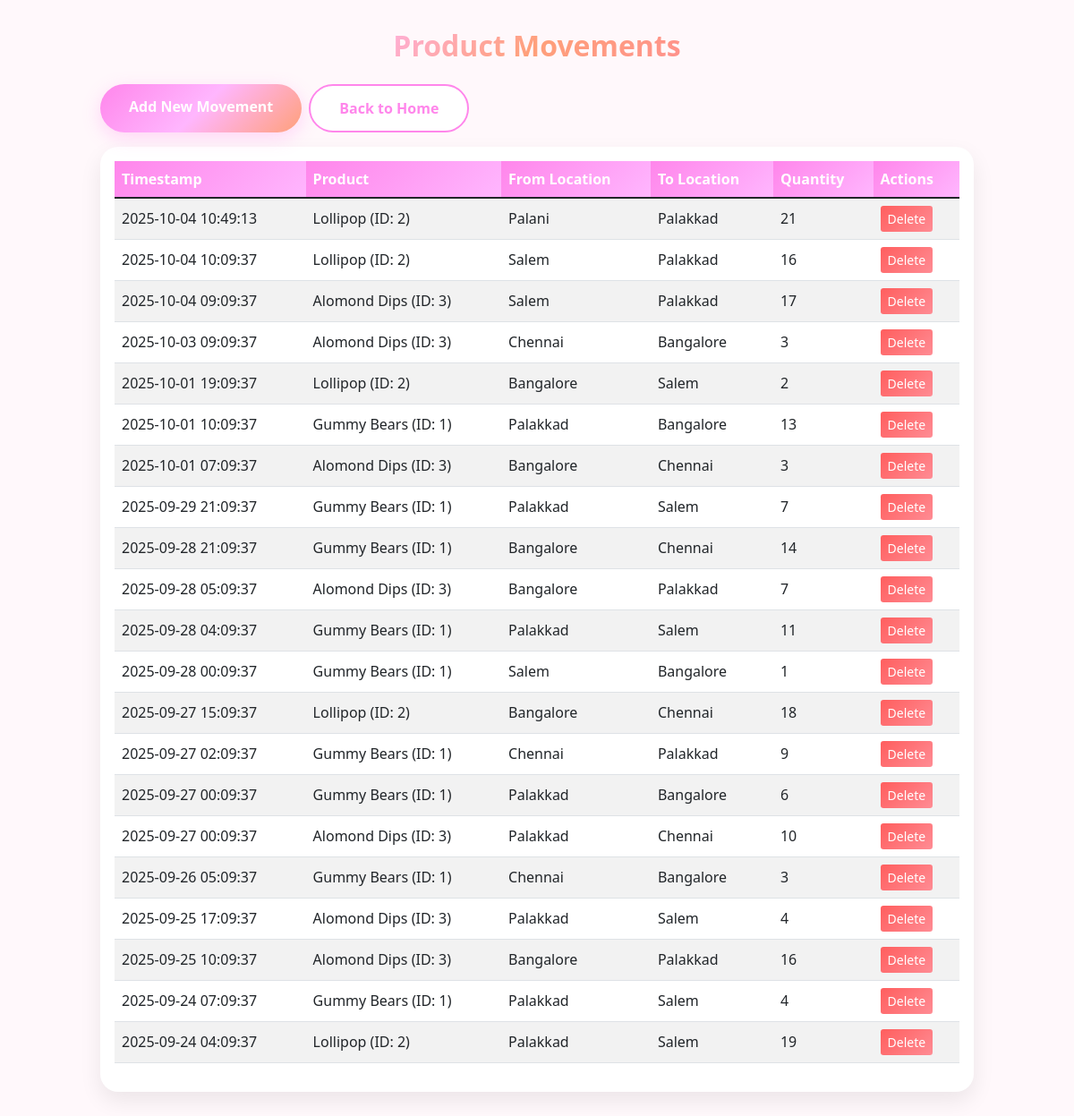
/movements, run on the app's committed database.
### model.py (models this page shows, shortened)
class ProductMovement(db.Model):
    __tablename__ = "product_movement"
    movement_id = db.Column(db.String(64), primary_key=True, default=generate_uuid)
    timestamp = db.Column(db.DateTime, default=datetime.utcnow, nullable=False)
    from_location = db.Column(db.String(200), db.ForeignKey('location.name'), nullable=True)
    to_location = db.Column(db.String(200), db.ForeignKey('location.name'), nullable=True)
    product_id = db.Column(db.Integer, db.ForeignKey('product.product_id'), nullable=False)
    qty = db.Column(db.Integer, nullable=False)
    product = db.relationship("Product", backref="movements")
    from_loc = db.relationship("Location", foreign_keys=[from_location], lazy="joined")
    to_loc = db.relationship("Location", foreign_keys=[to_location], lazy="joined")

class Product(db.Model):
    __tablename__ = "product"
    product_id = db.Column(db.Integer, primary_key=True)
    name = db.Column(db.String(200), nullable=False)
    total_qty = db.Column(db.Integer, nullable=False, default=0)

### app.py (the view)
    @app.route('/movements')
    def movements():
        movements_list = ProductMovement.query.order_by(ProductMovement.timestamp.desc()).limit(200).all()
        return render_template('movements.html', movements=movements_list)

### templates/movements.html (shortened to what this page needs)
<!DOCTYPE html>
<html lang="en">
<head>
<link href="https://cdn.jsdelivr.net/npm/bootstrap@5.1.3/dist/css/bootstrap.min.css" rel="stylesheet">
</head>
<body>
<div class="container">
    <h2>Product Movements</h2>
    <div class="d-flex flex-wrap gap-2 mb-3">
        <a href="{{ url_for('add_movement') }}" class="btn btn-primary">Add New Movement</a>
        <a href="{{ url_for('index') }}" class="btn btn-secondary">Back to Home</a>
    </div>
    {% if movements %}
    <div class="table-container table-responsive">
        <table class="table table-striped table-hover">
            <thead>
                <tr>
                    <th>Timestamp</th>
                    <th>Product</th>
                    <th>From Location</th>
                    <th>To Location</th>
                    <th>Quantity</th>
                    <th>Actions</th>
                </tr>
            </thead>
            <tbody>
                {% for movement in movements %}
                <tr>
                    <td>{{ movement.timestamp.strftime('%Y-%m-%d %H:%M:%S') }}</td>
                    <td>{{ movement.product.name }} (ID: {{ movement.product_id }})</td>
                    <td>{{ movement.from_location or 'N/A' }}</td>
                    <td>{{ movement.to_location or 'N/A' }}</td>
                    <td>{{ movement.qty }}</td>
                    <td>
                        <form action="{{ url_for('delete_movement', movement_id=movement.movement_id) }}" method="POST" style="display:inline;">
                            <button type="submit" class="btn btn-sm btn-danger" onclick="return confirm('Are you sure you want to delete this movement?')">Delete</button>
                        </form>
                    </td>
                </tr>
                {% endfor %}
            </tbody>
        </table>
    </div>
    {% else %}
    <div class="alert alert-info">
        No movements found. <a href="{{ url_for('add_movement') }}" class="text-white text-decoration-underline">Record the first movement</a>.
    </div>
    {% endif %}
</div>
</body>
</html>

### templates/movements.html (style rules this page uses)
body { font-family: 'Segoe UI', Tahoma, Geneva, Verdana, sans-serif; background: #fff8fb; color: #333; }
h2 { font-weight: 800; background: linear-gradient(135deg, #FF86EB, #FFB6FE, #FFA07A, #FF8C94, #9484FE); -webkit-background-clip: text; -webkit-text-fill-color: transparent; margin-bottom: 1.5rem; text-align: center; }
.btn-primary { background: linear-gradient(135deg, #FF86EB, #FFB6FE, #FFA07A); border: none; border-radius: 50px; font-weight: 600; padding: 0.8rem 2rem; box-shadow: 0 6px 20px rgba(255, 134, 235, 0.3); }
.btn-secondary { background: white; border: 2px solid #FF86EB; color: #FF86EB; border-radius: 50px; font-weight: 600; padding: 0.8rem 2rem; }
.btn-danger { background: linear-gradient(135deg, #FF5E5E, #FF8C94); border: none; color: white; }
.table-container { background: white; border-radius: 20px; box-shadow: 0 10px 25px rgba(0,0,0,0.08); padding: 1rem; }
table th, table td { vertical-align: middle; }
table thead th { background: linear-gradient(135deg, #FF86EB, #FFB6FE); color: white; font-weight: 700; }
.container { max-width: 1000px; margin-top: 2rem; margin-bottom: 2rem; }

### data on the page
ProductMovement: timestamp "2025-10-04 10:49:13", product.name "Lollipop", product_id "2", from_location "Palani", to_location "Palakkad", qty "21"
ProductMovement: timestamp "2025-10-04 10:09:37", product.name "Lollipop", product_id "2", from_location "Salem", to_location "Palakkad", qty "16"
ProductMovement: timestamp "2025-10-04 09:09:37", product.name "Alomond Dips", product_id "3", from_location "Salem", to_location "Palakkad", qty "17"
ProductMovement: timestamp "2025-10-03 09:09:37", product.name "Alomond Dips", product_id "3", from_location "Chennai", to_location "Bangalore", qty "3"
ProductMovement: timestamp "2025-10-01 19:09:37", product.name "Lollipop", product_id "2", from_location "Bangalore", to_location "Salem", qty "2"
ProductMovement: timestamp "2025-10-01 10:09:37", product.name "Gummy Bears", product_id "1", from_location "Palakkad", to_location "Bangalore", qty "13"
ProductMovement: timestamp "2025-10-01 07:09:37", product.name "Alomond Dips", product_id "3", from_location "Bangalore", to_location "Chennai", qty "3"
ProductMovement: timestamp "2025-09-29 21:09:37", product.name "Gummy Bears", product_id "1", from_location "Palakkad", to_location "Salem", qty "7"
ProductMovement: timestamp "2025-09-28 21:09:37", product.name "Gummy Bears", product_id "1", from_location "Bangalore", to_location "Chennai", qty "14"
ProductMovement: timestamp "2025-09-28 05:09:37", product.name "Alomond Dips", product_id "3", from_location "Bangalore", to_location "Palakkad", qty "7"
ProductMovement: timestamp "2025-09-28 04:09:37", product.name "Gummy Bears", product_id "1", from_location "Palakkad", to_location "Salem", qty "11"
ProductMovement: timestamp "2025-09-28 00:09:37", product.name "Gummy Bears", product_id "1", from_location "Salem", to_location "Bangalore", qty "1"
ProductMovement: timestamp "2025-09-27 15:09:37", product.name "Lollipop", product_id "2", from_location "Bangalore", to_location "Chennai", qty "18"
ProductMovement: timestamp "2025-09-27 02:09:37", product.name "Gummy Bears", product_id "1", from_location "Chennai", to_location "Palakkad", qty "9"
ProductMovement: timestamp "2025-09-27 00:09:37", product.name "Gummy Bears", product_id "1", from_location "Palakkad", to_location "Bangalore", qty "6"
ProductMovement: timestamp "2025-09-27 00:09:37", product.name "Alomond Dips", product_id "3", from_location "Palakkad", to_location "Chennai", qty "10"
ProductMovement: timestamp "2025-09-26 05:09:37", product.name "Gummy Bears", product_id "1", from_location "Chennai", to_location "Bangalore", qty "3"
ProductMovement: timestamp "2025-09-25 17:09:37", product.name "Alomond Dips", product_id "3", from_location "Palakkad", to_location "Salem", qty "4"
ProductMovement: timestamp "2025-09-25 10:09:37", product.name "Alomond Dips", product_id "3", from_location "Bangalore", to_location "Palakkad", qty "16"
ProductMovement: timestamp "2025-09-24 07:09:37", product.name "Gummy Bears", product_id "1", from_location "Palakkad", to_location "Salem", qty "4"
ProductMovement: timestamp "2025-09-24 04:09:37", product.name "Lollipop", product_id "2", from_location "Palakkad", to_location "Salem", qty "19"
